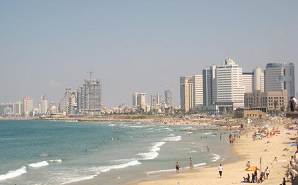
#> input picture adv/img.png, 298 x 185 px
$ python exer14.py adv/img.png out.png
#> lines starting #> are read from the running program, lines starting #| are printed output that depends on the picture; after the words box and inside, x2 and y2 are one past the last pixel; in counts of white or black regions, pixels touching at a corner belong together
# 画像を読み込みCanny Filterによりエッジ画像を生成し出力せよ。
#
# >python exer10.py input.png output.png
# input.png  : 入力画像のファイル名
# output.png : 出力画像のファイル名

import numpy as np
import sys
import cv2

fname_in  = sys.argv[1]
fname_out = sys.argv[2]

#画像を読み込み輝度画像へ変換
img = cv2.imread(fname_in)
#> img is the input picture: shape (185, 298, 3); mean B, G, R 166.7, 168.9, 167.9
img = cv2.cvtColor(img, cv2.COLOR_RGB2GRAY)
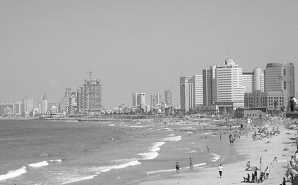
#> img: shape (185, 298); min 12, max 255, mean 168.1

#------------------------------------------------
#canny filter計算と画像の書き出を行う
dst = cv2.Canny(img, 85,165, L2gradient = True)
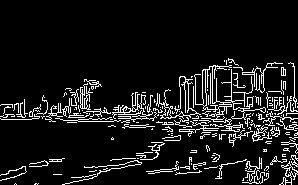
#> dst: shape (185, 298); 9.5% white in thin lines or dots, all inside (x1, y1, x2, y2) = (0, 58, 298, 185)
cv2.imwrite( fname_out, dst)
#------------------------------------------------

$ run again, on adv/syhthesis1.png
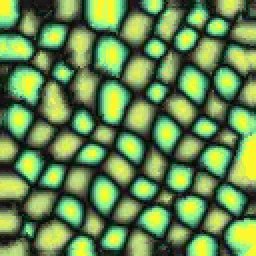
#> input picture adv/syhthesis1.png, 128 x 128 px (shown 2 times larger)
#> img is the input picture: shape (128, 128, 3); mean B, G, R 78.9, 135.8, 102.3
#> `img = cv2.cvtColor(img, cv2.COLOR_RGB2GRAY)`:
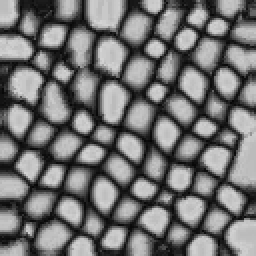
#> img: shape (128, 128) (shown 2 times larger); min 3, max 213, mean 115
#> `dst = cv2.Canny(img, 85,165, L2gradient = True)`:
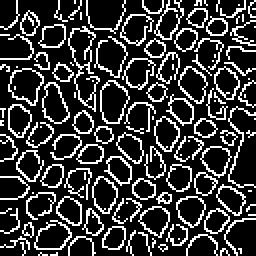
#> dst: shape (128, 128) (shown 2 times larger); 21.9% white in thin lines or dots

$ run again, on adv/synthesis2.png
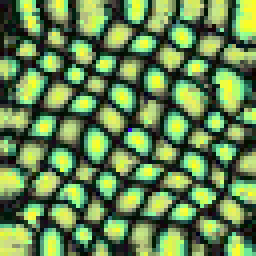
#> input picture adv/synthesis2.png, 64 x 64 px (shown 4 times larger)
#> img is the input picture: shape (64, 64, 3); mean B, G, R 78.7, 132.9, 101.1
#> `img = cv2.cvtColor(img, cv2.COLOR_RGB2GRAY)`:
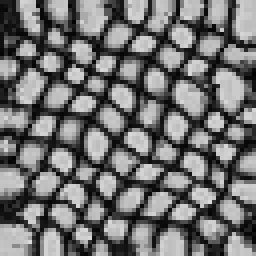
#> img: shape (64, 64) (shown 4 times larger); min 1, max 218, mean 113.1
#> `dst = cv2.Canny(img, 85,165, L2gradient = True)`:
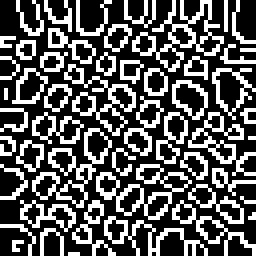
#> dst: shape (64, 64) (shown 4 times larger); 34.8% white in thin lines or dots
